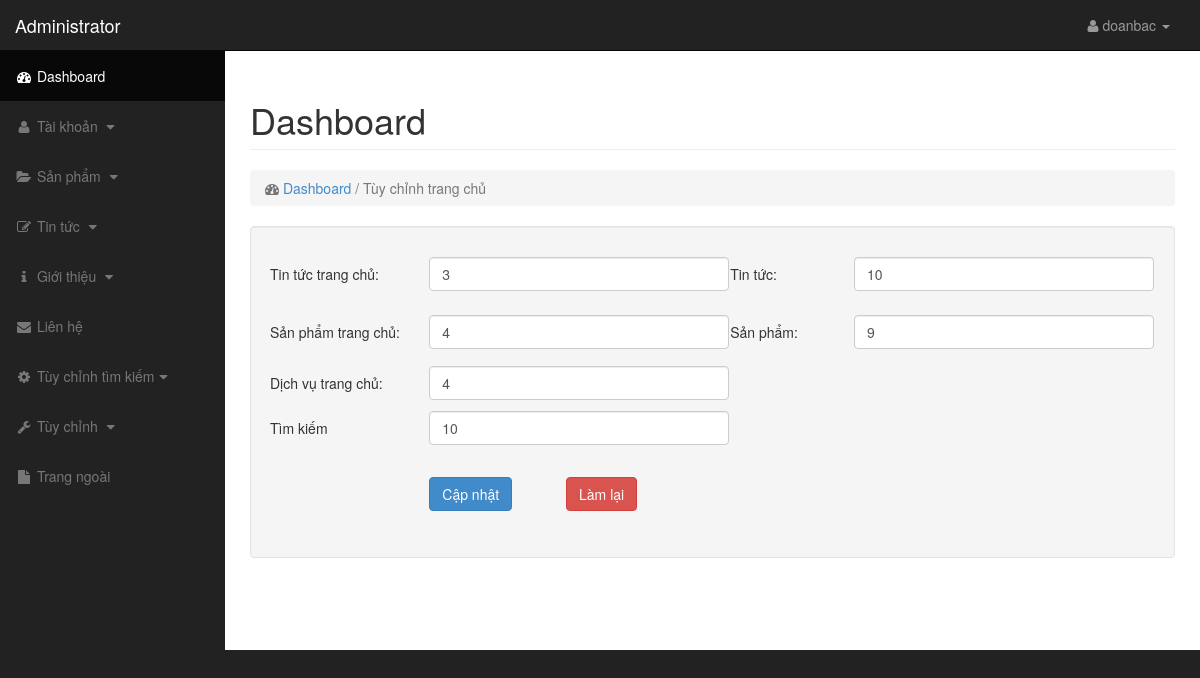
The page /bds@123/index.php?page=configs&homepage=1 (signed in) on the database its author committed.
### tables this page shows
CREATE TABLE `tb_configs_homepage` (
  `id` tinyint(4) NOT NULL,
  `news_homepage` tinyint(4) NOT NULL,
  `service_homepage` tinyint(4) NOT NULL,
  `product_homepage` tinyint(4) NOT NULL,
  `news` tinyint(4) NOT NULL,
  `product` tinyint(4) NOT NULL,
  `search` tinyint(4) NOT NULL,
  PRIMARY KEY (`id`)
);

### configs/config.php (called while the page is built, shortened)
<?php
	$url='http://localhost/chungcuminixanh/';
?>

### bds@123/connect.php (called while the page is built, shortened)
<?php
	require_once('../configs/config.php');
	require_once('../model/thuvien.php');
	$lib=new LIB();
	$url=$url.'bds@123/';
?>

### model/thuvien.php (called while the page is built, shortened)
<?php
class LIB
{
	public function selectone($sql)
	{
		$re=mysql_query($sql);
		$row = mysql_fetch_object($re);
		return $row;
	}
}

### bds@123/controller/configs.php (called while the page is built, shortened)
<?php
	if(isset($_GET['homepage']))$homepage=$_GET['homepage'];
	if(isset($homepage))
	{
			$detail=$lib->selectone("SELECT * FROM tb_configs_homepage WHERE id=1");
	}
?>

### bds@123/view/configs/show_homepage.php (the view, shortened to what this page needs)
<ol class="breadcrumb">
    <li class="active">
        <i class="fa fa-dashboard"></i> <a href="<?php echo $url?>index.php">Dashboard</a> / Tùy chỉnh trang chủ
    </li>
</ol>
<div class="well">
	<form id="frmform" method="post" action="" enctype="multipart/form-data">
    <table width="100%" border="0">
	  <tr>
	    <td width="18%" height="57">Tin tức trang chủ:</td>
	    <td><input type="text" class="form-control" name="data[news_homepage]" id="news_homepage" value="<?php if(isset($detail)) echo $detail->news_homepage;?>"></td>
	    <td>Tin tức:</td>
	    <td><input type="text" class="form-control" name="data[news]" id="news" value="<?php if(isset($detail)) echo $detail->news;?>"></td>
      </tr>
	  <tr>
	    <td height="58">Sản phẩm trang chủ:</td>
	    <td><input type="text" class="form-control" name="data[product_homepage]" id="product_homepage" value="<?php if(isset($detail)) echo $detail->product_homepage;?>"></td>
	    <td>Sản phẩm:</td>
	    <td><input type="text" class="form-control" name="data[product]" id="product" value="<?php if(isset($detail)) echo $detail->product;?>"></td>
      </tr>
	  <tr>
	    <td height="45">Dịch vụ trang chủ:</td>
	    <td><input type="text" class="form-control" name="data[service_homepage]" id="service_homepage" value="<?php if(isset($detail)) echo $detail->service_homepage;?>"></td>
	    <td>&nbsp;</td>
	    <td>&nbsp;</td>
      </tr>
	  <tr>
	    <td height="45">Tìm kiếm</td>
	    <td width="34%"><input type="text" class="form-control" name="data[search]" id="search" value="<?php if(isset($detail)) echo $detail->search;?>"></td>
	    <td width="14%">&nbsp;</td>
	    <td width="34%">&nbsp;</td>
      </tr>
	  <tr>
	    <td height="87"></td>
	    <td><button type="submit" class="btn btn-primary" name="btnGui">Cập nhật</button>
       	  <button type="reset" class="btn btn-danger" style="margin-left:50px;">Làm lại</button>
        </td>
	    <td></td>
	    <td>&nbsp;</td>
    </tr>
  </table>
</form>
</div>

### bds@123/view/style/css/style.css (style rules this page uses)
* { margin:0; padding:0; }
.form-control { width:300px !important; }
.breadcrumb .active { white-space:nowrap !important; }

### bds@123/view/style/css/sb-admin.css (style rules this page uses)
body { margin-top: 100px; background-color: #222; }
@media (min-width:768px) { body { margin-top: 50px; } }

### rows shown on the page
tb_configs_homepage: news_homepage "3", news "10", product_homepage "4", product "9", service_homepage "4", search "10"

### other values the page prints
$_SESSION['loginadmin']['username'] "doanbac"
